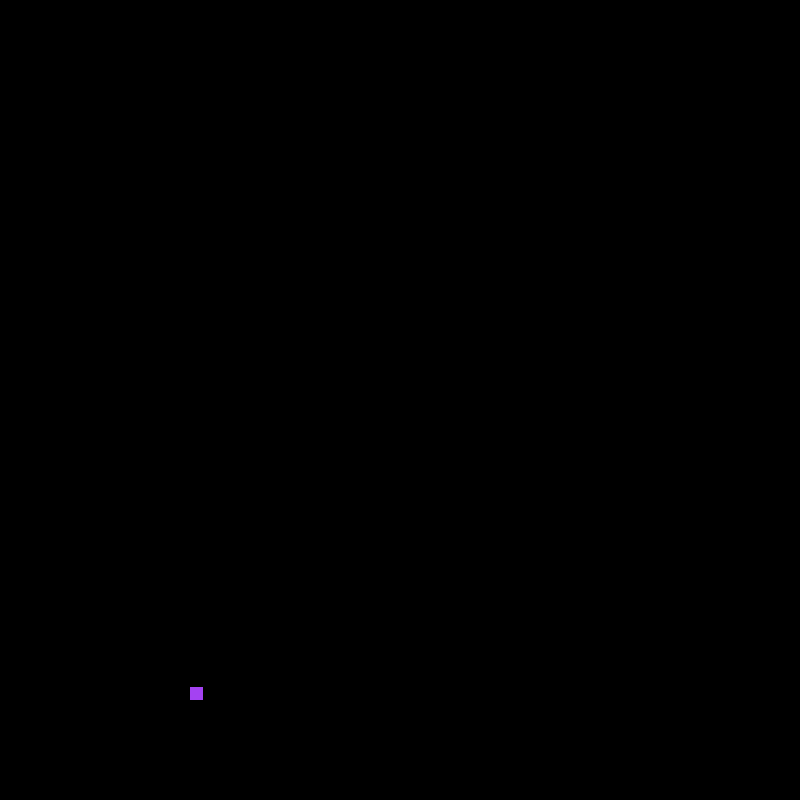
Frame 1 (no input)
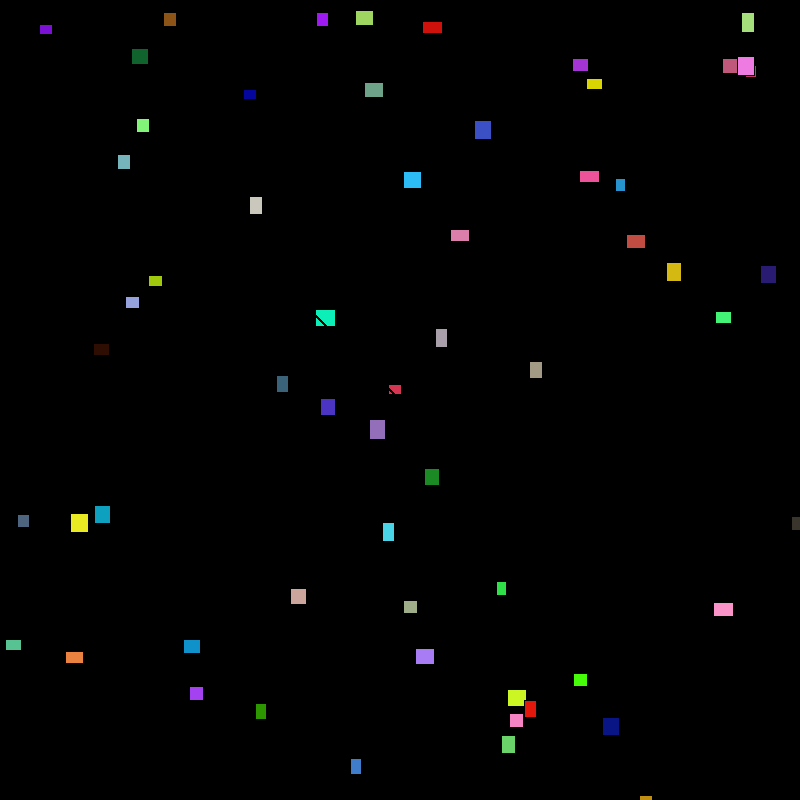
Frame 60 (the mouse pressed at the canvas centre just before this capture)
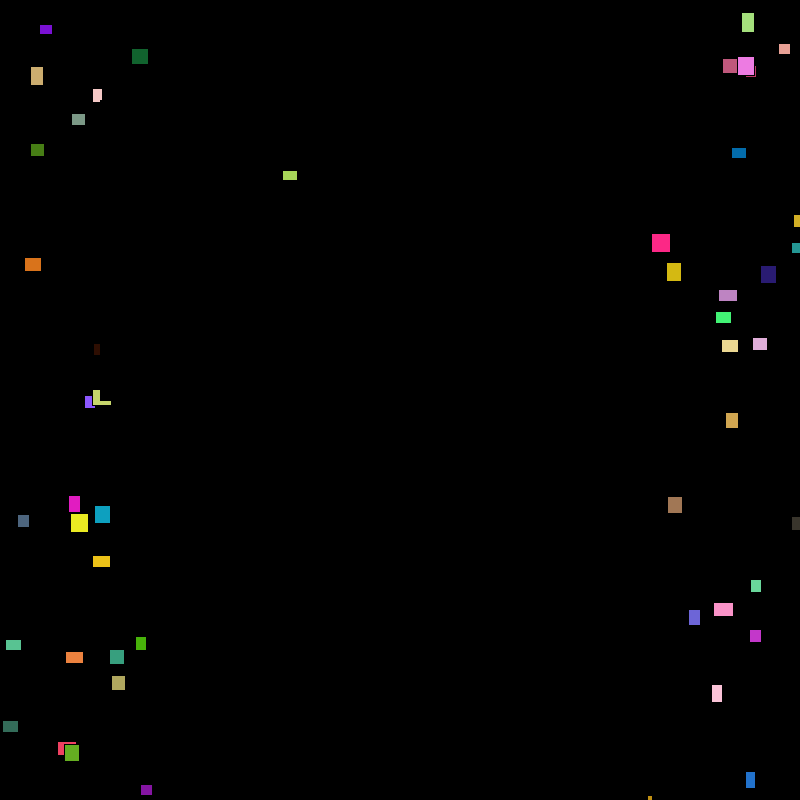
Frame 120 (the mouse held since frame 60 and released just before this capture)

The Processing sketch that drew these frames (run headless with seeded random() and noise(); from frame 60 on, the mouse is pressed at the canvas centre):

// Processing sketch: processing_75288
// ── processing_75288.pde

boolean display;

void setup(){
  size(800,800);
  background(0);
  smooth();
  display = false;
}

void draw(){
  if(mousePressed){
    if(!display){
      display = true;
    }
  }
 
  if(display){
    fill(120,120,120);
    for(int i = 0; i <100; i++) {
    ellipse(width/2,height/2,5*i,100*i);
    fill(0);
    rect(100,100,200,300);
  }
  }
 
  fill(random(255), random(255), random(255));
  rect(random(width), random(height), random(10, 20), random(10, 20));
  fill(255);
  line(mouseX, mouseY, width/2, height/2);
}

void mouseReleased(){
 for(int i=0;i<600;i++){
   fill(random(255),random(255),random(255));
   strokeWeight(random(20));
    line(mouseX, mouseY, width/2, height/2);
   fill(123,45,57);
 } 
}
